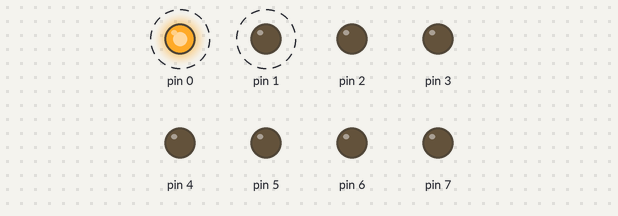
Recording of a sketch running on a simulated Arduino Uno, built with avr-gcc and run on an emulated ATmega328P. Shown: output pins drawn as LEDs (lit = HIGH). Dashed ring = blinking.

Above: at 0.1 s.
Timing chart, 0 to 3.0 s (numbered marks = the images above):
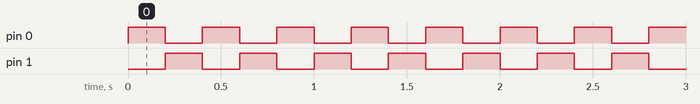

The sketch:

Wechselblinker.ino
```cpp
void setup() {
  // put your setup code here, to run once:
  DDRD = 255;

}

void loop() {
  PORTD |= (1 << 0);
  PORTD &= ~(1 << 1);
  delay(200);

  PORTD |= (1 << 1);
  PORTD &= ~(1 << 0);
  delay(200);
}
```

Measured:
- by itself, pin 0, pin 1: alternates HIGH for 0.20 s and LOW for 0.20 s
